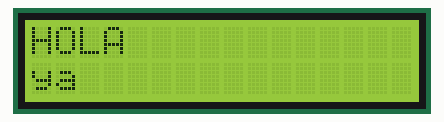
This sketch was run on a simulated Arduino Uno, built with avr-gcc and run on an emulated ATmega328P. Parts: 16×2 character LCD.

Above: at 0.46 s.
At 0.96 s:
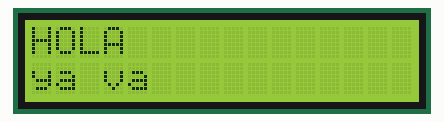
At 1.56 s:
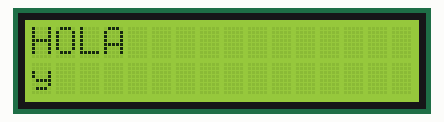

Measured:
- by itself, everything shown: repeats every 1.4 s, in 6 steps
- what the display in image 0 shows lasts 0.4 s, from 0.3 s to 0.7 s

The sketch:

ejercicio7.ino
```cpp
/*
 * CAPÍTULO II: PUERTOS DIGITALES
 * CÓDIGO 7: Manejo de LCD y envío de mensajes
 * Objetivo: Se usa métodos para imprimir mensajes y ciclos condicionales
 * Funciones : librería LiquidCrystial.h
 *             LiquidCrystal ( )       Inicializa la interfaz de la pantalla LCD
 *             begin(columnas, filas)  Configura uso de LCD
 *             print(data)             Imprime texto en la LCD
 *             setCursor(columa, fila) Posiciona el cursos en la LCD
 */

 #include <LiquidCrystal.h> // Librería LCD

LiquidCrystal lcd(13, 12, 11, 10, 9, 8);  // selección de pines para LCD

const char vector [7]={'y','a',' ','v','a','l','e'}; // vector de impresión en LCD
int i;     // variable que recorre el vector
void setup() {
  lcd.begin(16, 2);   // inicializa la LCD
}

void loop() {
  lcd.setCursor(0, 0);       //selecciona posición en LCD
  lcd.print("HOLA");         //imprime dato
  for(i=0;i<7;i++){          //ciclo de recorrido en vector
    lcd.setCursor(i,1);      //selecciona posición en LCD
    lcd.print(vector[i]);    //imprime posición del vector seleccionado
    delay(200);              // tiempo de visualización
    }
    lcd.clear();             //borrar LCD
}
```
